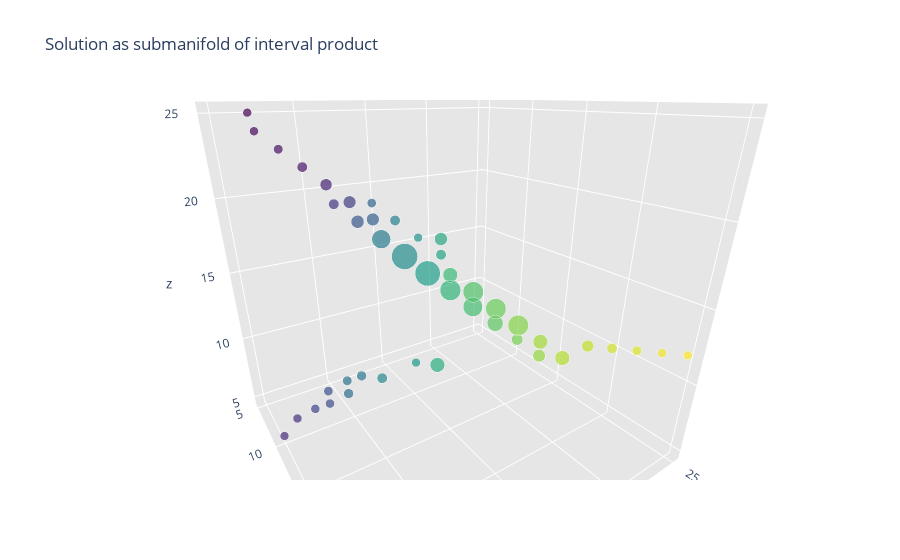

The code cell stored with this chart in its notebook:
### Code cell
import plotly as py
import plotly.graph_objects as go
import numpy as np

data = []


data.append(go.Scatter3d(x=ans['t_0'], y=ans['t_1'], z=ans['t_2'],
                        mode='markers', marker=dict(
                            size=ans['size'],
                            color=np.arange(len(ans)),
                        colorscale='Viridis')))
    
layout = go.Layout(
    title='Solution as submanifold of interval product',
    scene=dict(
        xaxis=dict(
            gridcolor='rgb(255, 255, 255)',
            zerolinecolor='rgb(255, 255, 255)',
            showbackground=True,
            backgroundcolor='rgb(230, 230,230)'
        ),
        yaxis=dict(
            gridcolor='rgb(255, 255, 255)',
            zerolinecolor='rgb(255, 255, 255)',
            showbackground=True,
            backgroundcolor='rgb(230, 230,230)'
        ),
        zaxis=dict(
            gridcolor='rgb(255, 255, 255)',
            zerolinecolor='rgb(255, 255, 255)',
            showbackground=True,
            backgroundcolor='rgb(230, 230,230)'
        )
    )
)

fig = go.Figure(data=data, layout=layout)
fig.update_layout(showlegend=False)
py.offline.iplot(fig, filename='jupyter-parametric_plot')

### Figure 1 — Plotly figure (JSON) as saved in the notebook; plotly's stock layout.template omitted (floating-point values rounded to 4 significant figures)
{"data": [{"marker": {"color": [0, 1, 2, 3, 4, 5, 6, 7, 8, 9, 10, 11, 12, 13, 14, 15, 16, 17, 18, 19, 20, 21, 22, 23, 24, 25, 26, 27, 28, 29, 30, 31, 32, 33, 34, 35, 36, 37, 38, 39, 40, 41, 42, 43], "colorscale": [[0, "#440154"], [0.1111, "#482878"], [0.2222, "#3e4989"], [0.3333, "#31688e"], [0.4444, "#26828e"], [0.5556, "#1f9e89"], [0.6667, "#35b779"], [0.7778, "#6ece58"], [0.8889, "#b5de2b"], [1, "#fde725"]], "size": [6.013, 6.132, 6.419, 7.029, 8.151, 6.005, 6.105, 7.109, 8.648, 6.146, 6.223, 6.287, 8.91, 8.675, 6.195, 6.693, 6.353, 6.691, 12.96, 7.031, 7.031, 18, 6.0, 6, 17.42, 7.082, 8.87, 10.0, 14.25, 10.05, 13.36, 14.11, 10.97, 14.11, 7.775, 14.11, 8.612, 10.05, 10.05, 8.177, 7.031, 6.419, 6.132, 6.013]}, "mode": "markers", "type": "scatter3d", "x": [5, 6, 7, 8, 9, 10, 10, 10, 10, 11, 11, 11, 11, 11, 11, 12, 12, 12, 12, 12, 13, 13, 13, 14, 14, 14, 14, 15, 15, 15, 16, 16, 17, 17, 18, 18, 19, 19, 20, 21, 22, 23, 24, 25], "y": [7, 7, 8, 9, 10, 5, 6, 10, 11, 7, 8, 8, 11, 12, 12, 9, 9, 10, 12, 13, 11, 13, 14, 13, 14, 15, 15, 14, 15, 15, 16, 16, 17, 17, 18, 18, 19, 19, 20, 21, 22, 23, 24, 25], "z": [25, 24, 23, 22, 21, 5, 6, 20, 20, 7, 7, 8, 19, 19, 20, 8, 9, 9, 18, 19, 9, 17, 18, 10, 16, 17, 18, 10, 15, 16, 14, 15, 13, 14, 12, 13, 11, 12, 11, 12, 12, 12, 12, 12]}], "layout": {"autosize": true, "scene": {"aspectmode": "auto", "aspectratio": {"x": 1.0, "y": 1.0, "z": 1.0}, "camera": {"center": {"x": 0, "y": 0, "z": 0}, "eye": {"x": 1.006, "y": -0.6801, "z": 0.5212}, "projection": {"type": "perspective"}, "up": {"x": 0, "y": 0, "z": 1}}, "xaxis": {"backgroundcolor": "rgb(230, 230,230)", "gridcolor": "rgb(255, 255, 255)", "showbackground": true, "type": "linear", "zerolinecolor": "rgb(255, 255, 255)"}, "yaxis": {"backgroundcolor": "rgb(230, 230,230)", "gridcolor": "rgb(255, 255, 255)", "showbackground": true, "type": "linear", "zerolinecolor": "rgb(255, 255, 255)"}, "zaxis": {"backgroundcolor": "rgb(230, 230,230)", "gridcolor": "rgb(255, 255, 255)", "showbackground": true, "type": "linear", "zerolinecolor": "rgb(255, 255, 255)"}}, "showlegend": false, "title": {"text": "Solution as submanifold of interval product"}}}
